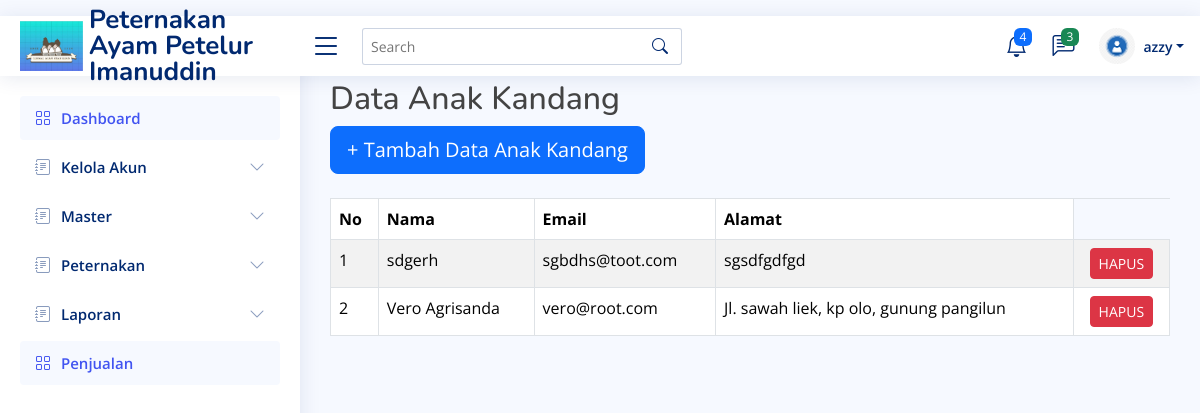
Page /anak-kandang.php (signed in) on the committed database.
### tables this page shows
CREATE TABLE `users` (
  `id` int NOT NULL,
  `namalengkap` varchar(50) NOT NULL,
  `email` varchar(100) NOT NULL,
  `password` varchar(255) NOT NULL,
  `alamat` text,
  `level` varchar(15) NOT NULL
);

### anak-kandang.php (the view, shortened to what this page needs)
<!DOCTYPE html>
<html lang="en">
<head>
  <link href="assets/vendor/bootstrap/css/bootstrap.min.css" rel="stylesheet">
  <link href="assets/vendor/bootstrap-icons/bootstrap-icons.css" rel="stylesheet">
  <link href="assets/vendor/boxicons/css/boxicons.min.css" rel="stylesheet">
  <link href="assets/vendor/quill/quill.snow.css" rel="stylesheet">
  <link href="assets/vendor/quill/quill.bubble.css" rel="stylesheet">
  <link href="assets/vendor/remixicon/remixicon.css" rel="stylesheet">
  <link href="assets/vendor/simple-datatables/style.css" rel="stylesheet">
  <link href="assets/css/style.css" rel="stylesheet">
</head>
<body>
  <?php
  include ('header.php');
  include ('sidebar.php');
  ?>
  <main id="main" class="main">
    <div class="pagetitle">
      <h2>Data Anak Kandang</h2>
      <button type="button" class="btn btn-primary btn-lg" onclick="window.location.href='tambah-anak-kandang.php'">+
        Tambah Data Anak Kandang</button>
      <br>
      <br>
      <table class="table table-striped table-bordered">
        <thead>
          <tr>
            <th>No</th>
            <th>Nama</th>
            <th>Email</th>
            <th>Alamat</th>
          </tr>
        </thead>
        <tbody>
          <?php
          include ('koneksi.php');
          $no = 1;
          $query = mysqli_query($conn, "SELECT * FROM users");
          while ($row = mysqli_fetch_array($query)) {
 if ($row['level'] == 'anak_kandang') { ?>
  <tr>
    <td><?php echo $no++ ?></td>
    <td><?php echo $row['namalengkap'] ?></td>
    <td><?php echo $row['email'] ?></td>
    <td><?php echo $row['alamat'] ?></td>
    <td class="text-center">
      <a href="hapus-admin.php?id=<?php echo $row['id'] ?>" class="btn btn-sm btn-danger">HAPUS</a>
    </td>
  </tr>
<?php } ?>
          <?php } ?>
        </tbody>
      </table>
    </div>
  </main>
</body>
</html>

### assets/css/style.css (style rules this page uses)
:root { scroll-behavior: smooth; }
body { font-family: "Open Sans", sans-serif; background: #f6f9ff; color: #444444; }
a { color: #4154f1; text-decoration: none; }
h1, h2, h3, h4, h5, h6 { font-family: "Nunito", sans-serif; }
#main { margin-top: 60px; padding: 20px 30px; transition: all 0.3s; }
.pagetitle { margin-bottom: 10px; }
@media (min-width: 1200px) { #main, #footer { margin-left: 300px; } }

### rows in the picture
users: namalengkap "sdgerh", email "sgbdhs@toot.com", alamat "sgsdfgdfgd"
users: namalengkap "Vero Agrisanda", email "vero@root.com", alamat "Jl. sawah liek, kp olo, gunung pangilun"

### other values in the picture
$_SESSION['namalengkap'] "azzy"
